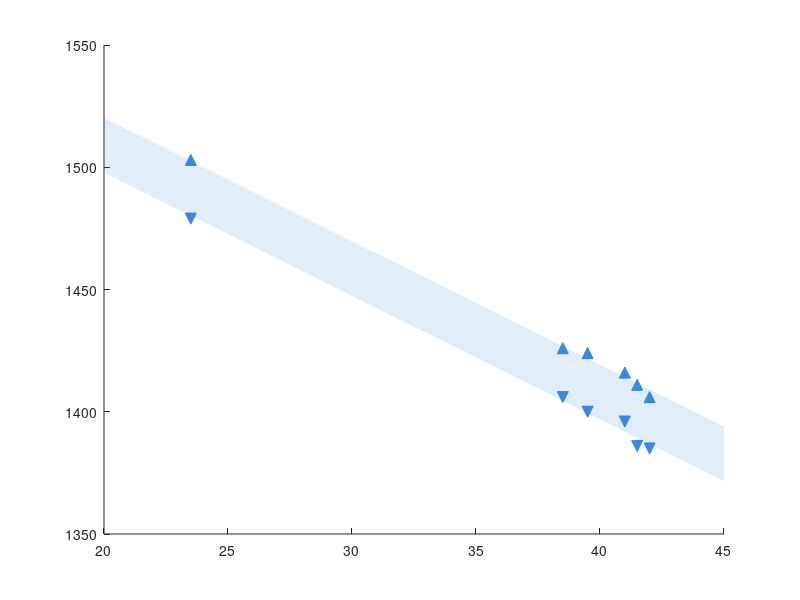

Write MATLAB code to recreate this figure. (Note: this script raises an error after producing the figure.)
% Servo Stop Dead Band Analysis
% Data: [temperature, low, high] per trial
clear;clc;close all;
trials = [
    23.5, 1479, 1503;
    38.5, 1406, 1426;
    39.5, 1400, 1424;
    41, 1396, 1416;
    41.5, 1386, 1411;
    42, 1385, 1406;
];

temps   = trials(:,1);
lo      = trials(:,2);
hi      = trials(:,3);
mid     = (lo + hi) / 2;
spread  = hi - lo;
avgSpread = mean(spread);

% Linear regression on midpoints
p = polyfit(temps, mid, 1);
fprintf('Linear fit: stop = %.2fx + %.1f\n', p(1), p(2));

% R-squared
mid_pred = polyval(p, temps);
ss_res = sum((mid - mid_pred).^2);
ss_tot = sum((mid - mean(mid)).^2);
r2 = 1 - ss_res/ss_tot;
fprintf('R² = %.4f\n', r2);

% Average dead band width
fprintf('Avg dead band width = %.1f us\n', avgSpread);

% Fit line range
t_fit = linspace(20, 45, 200);
mid_fit = polyval(p, t_fit);
hi_fit  = mid_fit + avgSpread/2;
lo_fit  = mid_fit - avgSpread/2;

% ── Plot ──────────────────────────────────────
figure('Color','white','Position',[100 100 800 500]);
hold on;

% Dead band shaded region
fill([t_fit, fliplr(t_fit)], [hi_fit, fliplr(lo_fit)], ...
    [0.216 0.541 0.867], 'FaceAlpha', 0.15, 'EdgeColor', 'none', ...
    'HandleVisibility', 'off');

% Dead band hi/lo points
plot(temps, hi, '^', 'Color', [0.216 0.541 0.867], ...
    'MarkerFaceColor', [0.216 0.541 0.867], 'MarkerSize', 8, ...
    'DisplayName', 'Dead band high');
plot(temps, lo, 'v', 'Color', [0.216 0.541 0.867], ...
    'MarkerFaceColor', [0.216 0.541 0.867], 'MarkerSize', 8, ...
    'DisplayName', 'Dead band low');

% Vertical lines connecting lo to hi per trial
for i = 1:length(temps)
    plot([temps(i) temps(i)], [lo(i) hi(i)], '-', ...
        'Color', [0.216 0.541 0.867 0.4], 'LineWidth', 1.5, ...
        'HandleVisibility', 'off');
end

% Midpoints
plot(temps, mid, 'o', 'Color', [0.886 0.294 0.290], ...
    'MarkerFaceColor', [0.886 0.294 0.290], 'MarkerSize', 9, ...
    'DisplayName', 'Midpoint');

% Linear fit line
plot(t_fit, mid_fit, '-', 'Color', [0.886 0.294 0.290], ...
    'LineWidth', 2.5, 'DisplayName', ...
    sprintf('Linear fit: y = %.2fx + %.0f  (R²=%.4f)', p(1), p(2), r2));

% Dead band bound lines
plot(t_fit, hi_fit, '--', 'Color', [0.216 0.541 0.867], ...
    'LineWidth', 1.2, 'HandleVisibility', 'off');
plot(t_fit, lo_fit, '--', 'Color', [0.216 0.541 0.867], ...
    'LineWidth', 1.2, 'HandleVisibility', 'off');

hold off;

xlabel('Temperature (°C)', 'FontSize', 14);
ylabel('Stop value (µs)', 'FontSize', 14);
title('PCA9685 Driver Board: Stop Dead Band on HSR-2648CR Servos vs Temperature', 'FontSize', 18);
legend('Location', 'northeast', 'FontSize', 12);
xlim([20 45]);
ylim([1350 1530]);
grid on;
ax = gca;
ax.GridAlpha = 0.15;
ax.Box = 'on';
ax.FontSize = 12;
